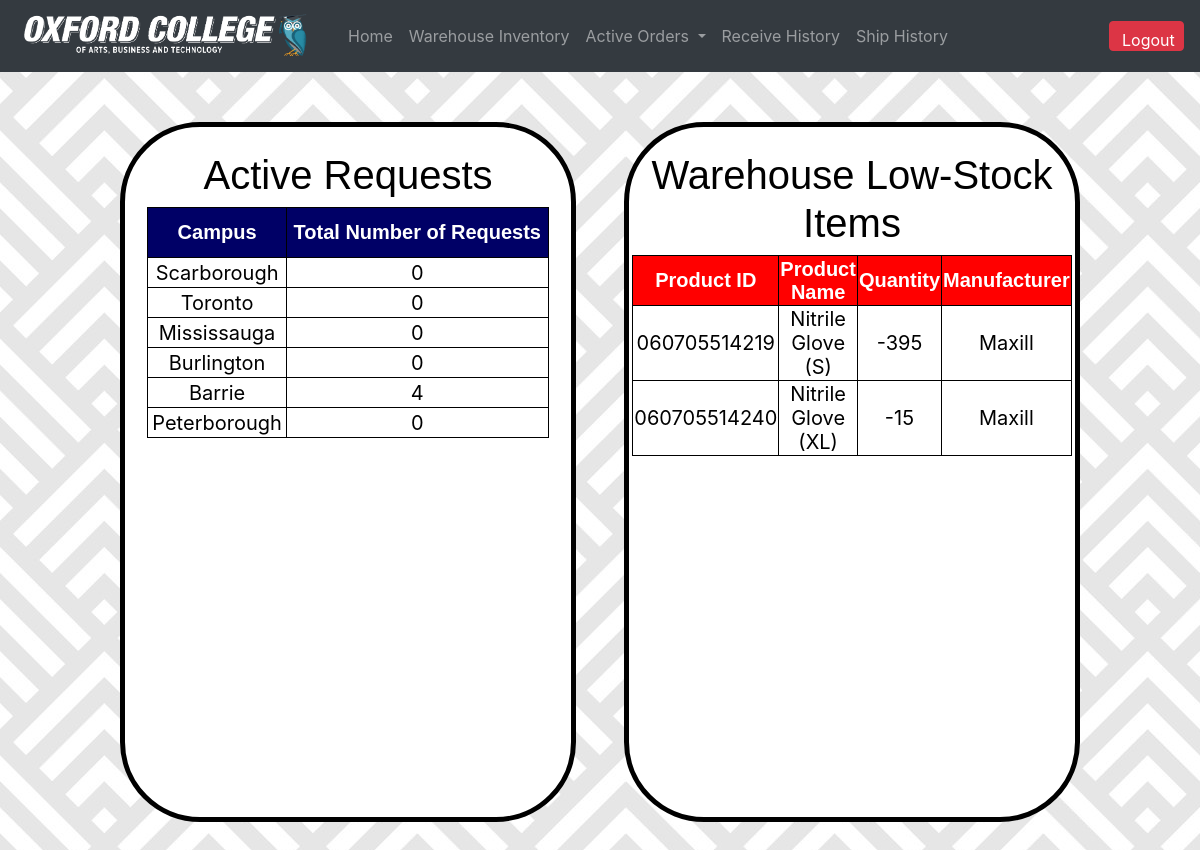
Screenshot of /purchasing/wm/wm_home.php (signed in) with the database file from the repository.
### tables this page shows
CREATE TABLE IF NOT EXISTS `warehouse_inv` (
  `id` int(99) NOT NULL AUTO_INCREMENT,
  `product_id` varchar(99) NOT NULL,
  `pm_quantity` int(99) NOT NULL,
  `quantity` int(99) NOT NULL,
  PRIMARY KEY (`id`),
  KEY `product_id` (`product_id`)
);

CREATE TABLE IF NOT EXISTS `product` (
  `id` int(99) NOT NULL AUTO_INCREMENT,
  `category` varchar(255) DEFAULT NULL,
  `name` varchar(99) NOT NULL,
  `supplier` varchar(99) DEFAULT NULL,
  `min_stock` int(99) DEFAULT NULL,
  `manufacturer` varchar(99) DEFAULT NULL,
  `description` varchar(99) DEFAULT NULL,
  `product_id` varchar(99) DEFAULT NULL,
  `price` float(10,0) DEFAULT NULL,
  `image` varchar(99) DEFAULT NULL,
  `unit` varchar(99) DEFAULT NULL,
  PRIMARY KEY (`id`)
);

### purchasing/wm/wm_home.php (the view, shortened to what this page needs)
<?php
	if (isset($_SESSION['loggedin']) && $_SESSION['loggedin'] == true && $_SESSION['role'] == 'warehouse') {
		include("wm_topbar.php");
	} else {
		header("Location: C:/wamp64/www/index.php");
		exit();
	}
?>
<html>
	<head>
	</head>
	<body>
    	<section class="box">
            <div class="container1">
                <br>
                <h2>Active Requests</h2>
                <table class="table1">
            	<tr>
                	<th class="table1">Campus</th>
                	<th class="table1">Total Number of Requests</th>
            	</tr>
      	<?php
				$sql = "SELECT COUNT(DISTINCT product_id) AS count FROM requests WHERE status = 'ordered' AND campus = 'Scarborough';";
				$result = $conn->query($sql);
				$row = $result->fetch_assoc();
				$sql2 = "SELECT COUNT(DISTINCT product_id) AS count FROM requests WHERE status = 'ordered' AND campus = 'Toronto';";
				$result2 = $conn->query($sql2);
				$row2 = $result2->fetch_assoc();
				$sql3 = "SELECT COUNT(DISTINCT product_id) AS count FROM requests WHERE status = 'ordered' AND campus = 'Mississauga';";
				$result3 = $conn->query($sql3);
				$row3 = $result3->fetch_assoc();
				$sql4 = "SELECT COUNT(DISTINCT product_id) AS count FROM requests WHERE status = 'ordered' AND campus = 'Burlington';";
				$result4 = $conn->query($sql4);
				$row4 = $result4->fetch_assoc();
				$sql5 = "SELECT COUNT(DISTINCT product_id) AS count FROM requests WHERE status = 'ordered' AND campus = 'Barrie';";
				$result5 = $conn->query($sql5);
				$row5 = $result5->fetch_assoc();
				$sql6 = "SELECT COUNT(DISTINCT product_id) AS count FROM requests WHERE status = 'ordered' AND campus = 'Peterborough';";
				$result6 = $conn->query($sql6);
				echo "<tr>";
				echo "<td>Scarborough</td>";
				echo "<td>" . $row["count"]."</td>";
				echo "</tr>";
				echo "<tr>";
				echo "<td>Toronto</td>";
				echo "<td>" . $row2["count"]."</td>";
				echo "</tr>";
				echo "<tr>";
				echo "<td>Mississauga</td>";
				echo "<td>" . $row3["count"]."</td>";
				echo "</tr>";
				echo "<tr>";
				echo "<td>Burlington</td>";
				echo "<td>" . $row4["count"]."</td>";
				echo "</tr>";
				echo "<tr>";
				echo "<td>Barrie</td>";
				echo "<td>" . $row5["count"]."</td>";
				echo "</tr>";
				echo "<tr>";
				echo "<td>Peterborough</td>";
				echo "<td>" . $row["count"]."</td>";
				echo "</tr>";
		?>
            </table>
            </div>
            <div class="container2">
            <br>
            <h2>Warehouse Low-Stock Items</h2>
            <table class="table2">
            	<tr>
                	<th class="table2">Product ID</th>
                	<th class="table2">Product Name</th>
                	<th class="table2">Quantity</th>
                	<th class="table2">Manufacturer</th>
            	</tr>
      	<?php
					$sql = "SELECT warehouse_inv.product_id, product.name, warehouse_inv.pm_quantity, product.manufacturer FROM warehouse_inv INNER JOIN product ON warehouse_inv.product_id=product.product_id WHERE warehouse_inv.pm_quantity <= product.min_stock;";
					$result = $conn->query($sql);
					$row_cnt=$result->num_rows;
					if ($row_cnt > 0) {
						while($row = $result->fetch_assoc()) {
							echo "<tr>";
							echo "<td>" . $row["product_id"]."</td>";
							echo "<td>" . $row["name"]."</td>";
							echo "<td>" . $row["pm_quantity"]."</td>";
							echo "<td>" . $row["manufacturer"]."</td>";
							echo "</tr>";
						}
					}
				?>
            </table>
            </div>
        </section>
    <br>
    </body>
</html>

### purchasing/wm/wm_home.php (style rules this page uses)
body { margin: 0 auto; background-image: url(../img/bg2.jpg); }
.box { width: 100%; height: 800px; margin: auto; }
.container1 { margin-top: 50px; margin-left: 10%; width: 38%; height: 700px; text-align:center; background-color: white; float:left; border-radius: 80px; border-color: black; border-width: thick; border-style: solid; }
.container2 { margin-top: 50px; margin-right: 10%; height: 700px; width: 38%; text-align:center; background-color: white; float: right; border-radius: 80px; border-color: black; border-width: thick; border-style: solid; }
h2 { font-size: 40px; color: black; font-family: Tahoma, Geneva, sans-serif; text-align:center; }
table.table1 { border-collapse: collapse; width: 90%; font-size:18px; margin: 0 auto; }
table.table2 { border-collapse: collapse; width: 90%; font-size:18px; margin: 0 auto; }
table, th, td { border: 1px solid black; }
th.table1 { height: 50px; background: #006; color: #FFF; font-size: 20px; text-align:center; font-family: Tahoma, Geneva, sans-serif; }
th.table2 { height: 50px; background: #F00; color: #FFF; font-size: 20px; text-align:center; font-family: Tahoma, Geneva, sans-serif; }
td { height: 30px; background: #FFF; color: black; text-align:center; font-size: 20px; }

### rows the page displays
warehouse_inv: product "060705514219", product.name "Nitrile Glove (S)", pm_quantity "-395", product.manufacturer "Maxill"
warehouse_inv: product "060705514240", product.name "Nitrile Glove (XL)", pm_quantity "-15", product.manufacturer "Maxill"

### other values shown
$row["count"] "0"
$row2["count"] "0"
$row3["count"] "0"
$row4["count"] "0"
$row5["count"] "4"
